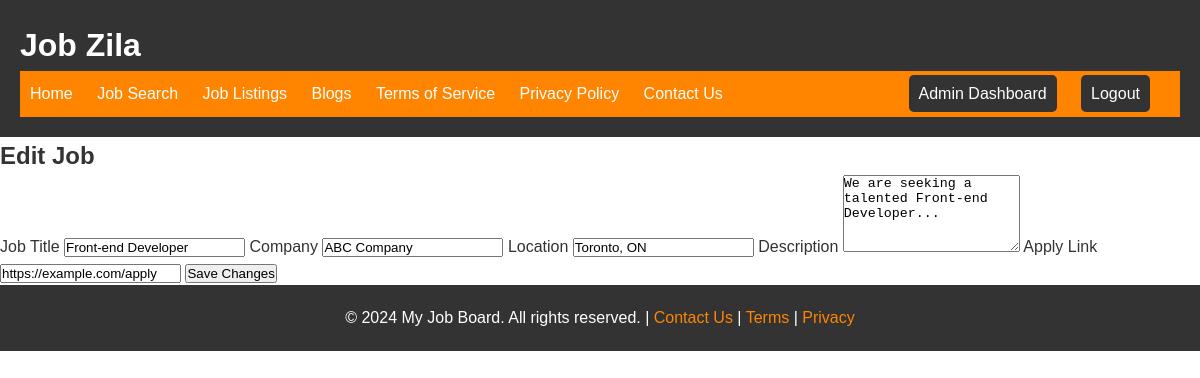
Page /jobs/edit/1/ (signed in) on the committed database.
### home/models.py (models this page shows, shortened)
class Job(models.Model):
    title = models.CharField(max_length=255)
    company = models.CharField(max_length=255)
    location = models.CharField(max_length=255)
    description = models.TextField()
    apply_link = models.URLField()
    created_at = models.DateTimeField(auto_now_add=True)
    updated_at = models.DateTimeField(auto_now=True)
    class Meta:
        ordering = ['-created_at']

### home/views.py (the view, shortened to what this page needs)
# urls.py: path('jobs/edit/<int:job_id>/', views.edit_job, name='edit_job'),
@login_required
@admin_required
def edit_job(request, job_id):
    job = get_object_or_404(Job, id=job_id)
    return render(request, 'home/edit_job.html', {'job': job})

### home/views.py (called while the page is built)
def admin_required(function=None):
    actual_decorator = user_passes_test(lambda u: u.is_superuser)
    if function:
        return actual_decorator(function)
    return actual_decorator

### home/templates/home/edit_job.html (shortened to what this page needs)
{% extends 'home/master.html' %}
{% block content %}
<main>
  <section id="edit-job">
    <h2>Edit Job</h2>
    <form method="POST">
      <label for="title">Job Title</label>
      <input type="text" id="title" name="title" value="{{ job.title }}" required>
      <label for="company">Company</label>
      <input type="text" id="company" name="company" value="{{ job.company }}" required>
      <label for="location">Location</label>
      <input type="text" id="location" name="location" value="{{ job.location }}" required>
      <label for="description">Description</label>
      <textarea id="description" name="description" rows="5" required>{{ job.description }}</textarea>
      <label for="apply_link">Apply Link</label>
      <input type="url" id="apply_link" name="apply_link" value="{{ job.apply_link }}" required>
      <button type="submit">Save Changes</button>
    </form>
  </section>
</main>
{% endblock %}

### static/css/style.css (style rules this page uses)
* { margin: 0; padding: 0; }
body { font-family: Arial, sans-serif; font-size: 16px; line-height: 1.6; color: #333; }

### rows in the picture
Job: title "Front-end Developer", company "ABC Company", location "Toronto, ON", description "We are seeking a talented Front-end Developer...", apply_link "https://example.com/apply"
